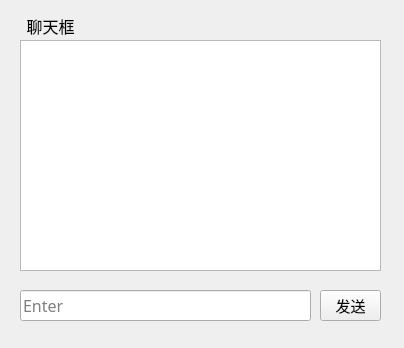
<?xml version="1.0" encoding="UTF-8"?>
<ui version="4.0">
 <class>Client</class>
 <widget class="QWidget" name="Client">
  <property name="geometry">
   <rect>
    <x>0</x>
    <y>0</y>
    <width>404</width>
    <height>348</height>
   </rect>
  </property>
  <property name="windowTitle">
   <string>TcpClient</string>
  </property>
  <widget class="QWidget" name="widget" native="true">
   <property name="geometry">
    <rect>
     <x>20</x>
     <y>10</y>
     <width>371</width>
     <height>261</height>
    </rect>
   </property>
   <widget class="QLabel" name="label">
    <property name="geometry">
     <rect>
      <x>-10</x>
      <y>0</y>
      <width>81</width>
      <height>31</height>
     </rect>
    </property>
    <property name="font">
     <font>
      <family>微软雅黑 Light</family>
      <pointsize>12</pointsize>
     </font>
    </property>
    <property name="text">
     <string>聊天框</string>
    </property>
    <property name="alignment">
     <set>Qt::AlignCenter</set>
    </property>
   </widget>
   <widget class="QTextEdit" name="record">
    <property name="geometry">
     <rect>
      <x>0</x>
      <y>30</y>
      <width>361</width>
      <height>231</height>
     </rect>
    </property>
    <property name="font">
     <font>
      <family>微软雅黑</family>
      <pointsize>10</pointsize>
     </font>
    </property>
    <property name="readOnly">
     <bool>true</bool>
    </property>
   </widget>
  </widget>
  <widget class="QWidget" name="widget_2" native="true">
   <property name="geometry">
    <rect>
     <x>20</x>
     <y>280</y>
     <width>371</width>
     <height>51</height>
    </rect>
   </property>
   <widget class="QPushButton" name="sendBtn">
    <property name="geometry">
     <rect>
      <x>300</x>
      <y>10</y>
      <width>61</width>
      <height>31</height>
     </rect>
    </property>
    <property name="font">
     <font>
      <family>微软雅黑</family>
      <pointsize>11</pointsize>
     </font>
    </property>
    <property name="text">
     <string>发送</string>
    </property>
   </widget>
   <widget class="QLineEdit" name="message">
    <property name="geometry">
     <rect>
      <x>0</x>
      <y>10</y>
      <width>291</width>
      <height>31</height>
     </rect>
    </property>
    <property name="font">
     <font>
      <family>微软雅黑</family>
      <pointsize>12</pointsize>
     </font>
    </property>
    <property name="placeholderText">
     <string>Enter</string>
    </property>
   </widget>
  </widget>
  <widget class="QWidget" name="">
   <property name="geometry">
    <rect>
     <x>0</x>
     <y>0</y>
     <width>2</width>
     <height>2</height>
    </rect>
   </property>
   <layout class="QVBoxLayout" name="verticalLayout"/>
  </widget>
 </widget>
 <resources/>
 <connections>
  <connection>
   <sender>message</sender>
   <signal>returnPressed()</signal>
   <receiver>sendBtn</receiver>
   <slot>click()</slot>
   <hints>
    <hint type="sourcelabel">
     <x>248</x>
     <y>313</y>
    </hint>
    <hint type="destinationlabel">
     <x>346</x>
     <y>310</y>
    </hint>
   </hints>
  </connection>
 </connections>
</ui>
